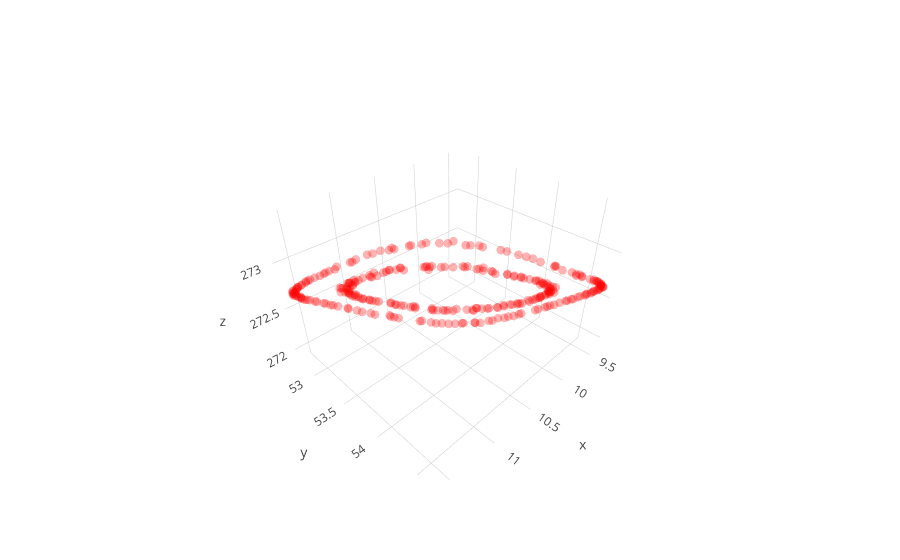

Notebook code cell kept with this figure:
### Code cell
# view 3D
trace1 = go.Scatter3d(
    x=projected_mine[:,0],
    y=projected_mine[:,1],
    z=projected_mine[:,2],
    mode='markers',
    line=dict(color='red',width=0.5),
    marker=dict(size=3,opacity=0.3)
)
data = [trace1]
fig  = go.Figure(data=data)
iplot(fig)

### Figure 1 — Plotly figure (JSON) as saved in the notebook; plotly's stock layout.template omitted (floating-point values rounded to 4 significant figures; data arrays with more than 128 entries replaced by an {"elided": "..."} marker saying what was removed)
{"data": [{"line": {"color": "red", "width": 0.5}, "marker": {"opacity": 0.3, "size": 3}, "mode": "markers", "type": "scatter3d", "uid": "bd0e263e-1739-4634-87e1-12e490f5edb3", "x": {"elided": "300 float values"}, "y": {"elided": "300 float values"}, "z": {"elided": "300 float values"}}], "layout": {}}
